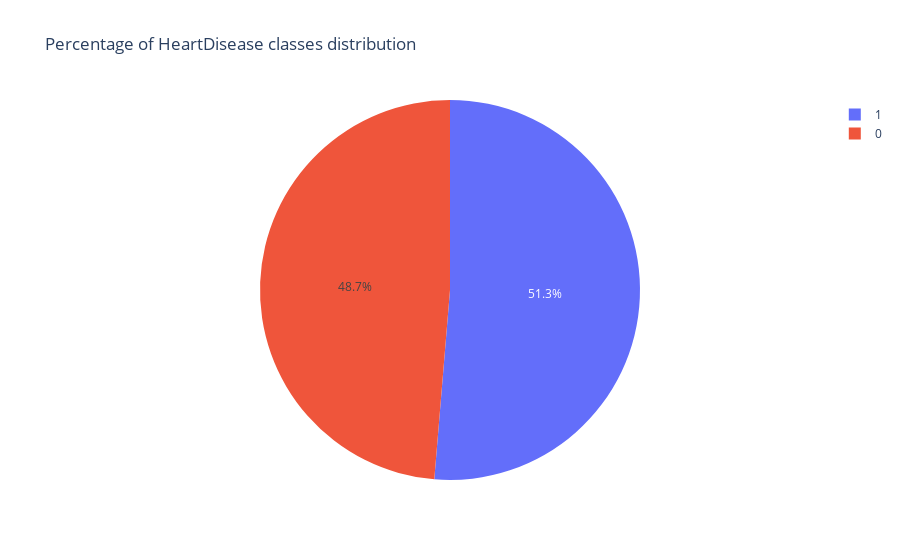

The code cell stored with this chart in its notebook:
### Markdown cell above
# Percentage of HeartDisease data distribution

### Code cell
# Percentage of HeartDisease data distribution
px.pie(heart_data,names='target',title='Percentage of HeartDisease classes distribution')

### Figure 1 — Plotly figure (JSON) as saved in the notebook; plotly's stock layout.template omitted (floating-point values rounded to 4 significant figures; data arrays with more than 128 entries replaced by an {"elided": "..."} marker saying what was removed)
{"data": [{"domain": {"x": [0, 1], "y": [0, 1]}, "hovertemplate": "target=%{label}<extra></extra>", "labels": {"elided": "1025 int values"}, "legendgroup": "", "name": "", "showlegend": true, "type": "pie"}], "layout": {"autosize": true, "legend": {"tracegroupgap": 0}, "title": {"text": "Percentage of HeartDisease classes distribution"}}}
